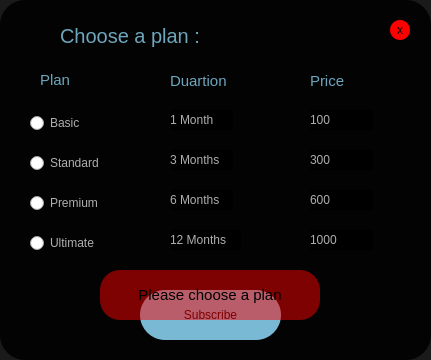
   <widget class="QWidget" name="MakePlanWidget" native="true">
    <property name="geometry">
     <rect>
      <x>290</x>
      <y>290</y>
      <width>431</width>
      <height>360</height>
     </rect>
    </property>
    <property name="styleSheet">
     <string notr="true">background: none;
background-color: rgba(0,0,0,0.9);
border-radius: 25px;</string>
    </property>
    <widget class="QPushButton" name="ExitMPWButton">
     <property name="geometry">
      <rect>
       <x>390</x>
       <y>20</y>
       <width>20</width>
       <height>20</height>
      </rect>
     </property>
     <property name="styleSheet">
      <string notr="true">QPushButton{
background: none;
background-color: rgb(255, 0, 0);
border-radius: 10px;
}
QPushButton:hover
{
border: 2px solid rgba(250, 250, 250,0.9);
}
</string>
     </property>
     <property name="text">
      <string>x</string>
     </property>
    </widget>
    <widget class="QRadioButton" name="BasicRB">
     <property name="geometry">
      <rect>
       <x>30</x>
       <y>110</y>
       <width>112</width>
       <height>26</height>
      </rect>
     </property>
     <property name="styleSheet">
      <string notr="true">background: none;
color: rgba(250,250,250,0.7);</string>
     </property>
     <property name="text">
      <string>Basic</string>
     </property>
    </widget>
    <widget class="QRadioButton" name="StandardRB">
     <property name="geometry">
      <rect>
       <x>30</x>
       <y>150</y>
       <width>112</width>
       <height>26</height>
      </rect>
     </property>
     <property name="styleSheet">
      <string notr="true">background: none;
color: rgba(250,250,250,0.7);</string>
     </property>
     <property name="text">
      <string>Standard</string>
     </property>
    </widget>
    <widget class="QRadioButton" name="PremiumRB">
     <property name="geometry">
      <rect>
       <x>30</x>
       <y>190</y>
       <width>112</width>
       <height>26</height>
      </rect>
     </property>
     <property name="styleSheet">
      <string notr="true">background: none;
color: rgba(250,250,250,0.7);</string>
     </property>
     <property name="text">
      <string>Premium</string>
     </property>
    </widget>
    <widget class="QRadioButton" name="UltimateRB">
     <property name="geometry">
      <rect>
       <x>30</x>
       <y>230</y>
       <width>112</width>
       <height>26</height>
      </rect>
     </property>
     <property name="styleSheet">
      <string notr="true">background: none;
color: rgba(250,250,250,0.7);</string>
     </property>
     <property name="text">
      <string>Ultimate</string>
     </property>
    </widget>
    <widget class="QLabel" name="label">
     <property name="geometry">
      <rect>
       <x>40</x>
       <y>70</y>
       <width>34</width>
       <height>20</height>
      </rect>
     </property>
     <property name="font">
      <font>
       <pointsize>11</pointsize>
      </font>
     </property>
     <property name="styleSheet">
      <string notr="true">background: none;
color: rgba(135, 206, 235,0.8)</string>
     </property>
     <property name="text">
      <string>Plan</string>
     </property>
    </widget>
    <widget class="QLabel" name="label_2">
     <property name="geometry">
      <rect>
       <x>170</x>
       <y>70</y>
       <width>70</width>
       <height>21</height>
      </rect>
     </property>
     <property name="font">
      <font>
       <pointsize>11</pointsize>
      </font>
     </property>
     <property name="styleSheet">
      <string notr="true">background: none;
color: rgba(135, 206, 235,0.8)</string>
     </property>
     <property name="text">
      <string>Duartion</string>
     </property>
    </widget>
    <widget class="QLabel" name="label_3">
     <property name="geometry">
      <rect>
       <x>170</x>
       <y>110</y>
       <width>63</width>
       <height>20</height>
      </rect>
     </property>
     <property name="styleSheet">
      <string notr="true">color: rgba(250,250,250,0.7);</string>
     </property>
     <property name="text">
      <string>1 Month</string>
     </property>
    </widget>
    <widget class="QLabel" name="label_4">
     <property name="geometry">
      <rect>
       <x>170</x>
       <y>150</y>
       <width>63</width>
       <height>20</height>
      </rect>
     </property>
     <property name="styleSheet">
      <string notr="true">color: rgba(250,250,250,0.7);</string>
     </property>
     <property name="text">
      <string>3 Months</string>
     </property>
    </widget>
    <widget class="QLabel" name="label_5">
     <property name="geometry">
      <rect>
       <x>170</x>
       <y>190</y>
       <width>63</width>
       <height>20</height>
      </rect>
     </property>
     <property name="styleSheet">
      <string notr="true">color: rgba(250,250,250,0.7);</string>
     </property>
     <property name="text">
      <string>6 Months</string>
     </property>
    </widget>
    <widget class="QLabel" name="label_6">
     <property name="geometry">
      <rect>
       <x>170</x>
       <y>230</y>
       <width>71</width>
       <height>20</height>
      </rect>
     </property>
     <property name="styleSheet">
      <string notr="true">color: rgba(250,250,250,0.7);</string>
     </property>
     <property name="text">
      <string>12 Months</string>
     </property>
    </widget>
    <widget class="QLabel" name="label_7">
     <property name="geometry">
      <rect>
       <x>310</x>
       <y>70</y>
       <width>41</width>
       <height>21</height>
      </rect>
     </property>
     <property name="font">
      <font>
       <pointsize>11</pointsize>
      </font>
     </property>
     <property name="styleSheet">
      <string notr="true">background: none;
color: rgba(135, 206, 235,0.8)</string>
     </property>
     <property name="text">
      <string>Price</string>
     </property>
    </widget>
    <widget class="QLabel" name="label_8">
     <property name="geometry">
      <rect>
       <x>310</x>
       <y>110</y>
       <width>63</width>
       <height>20</height>
      </rect>
     </property>
     <property name="styleSheet">
      <string notr="true">color: rgba(250,250,250,0.7);</string>
     </property>
     <property name="text">
      <string>100</string>
     </property>
    </widget>
    <widget class="QLabel" name="label_9">
     <property name="geometry">
      <rect>
       <x>310</x>
       <y>150</y>
       <width>63</width>
       <height>20</height>
      </rect>
     </property>
     <property name="styleSheet">
      <string notr="true">color: rgba(250,250,250,0.7);</string>
     </property>
     <property name="text">
      <string>300</string>
     </property>
    </widget>
    <widget class="QLabel" name="label_10">
     <property name="geometry">
      <rect>
       <x>310</x>
       <y>190</y>
       <width>63</width>
       <height>20</height>
      </rect>
     </property>
     <property name="styleSheet">
      <string notr="true">color: rgba(250,250,250,0.7);</string>
     </property>
     <property name="text">
      <string>600</string>
     </property>
    </widget>
    <widget class="QLabel" name="label_11">
     <property name="geometry">
      <rect>
       <x>310</x>
       <y>230</y>
       <width>63</width>
       <height>20</height>
      </rect>
     </property>
     <property name="styleSheet">
      <string notr="true">color: rgba(250,250,250,0.7);</string>
     </property>
     <property name="text">
      <string>1000</string>
     </property>
    </widget>
    <widget class="QLabel" name="label_23">
     <property name="geometry">
      <rect>
       <x>60</x>
       <y>20</y>
       <width>151</width>
       <height>31</height>
      </rect>
     </property>
     <property name="styleSheet">
      <string notr="true">background: none;
font-size: 20px;
color: rgba(135, 206, 235,0.8)</string>
     </property>
     <property name="text">
      <string>Choose a plan :</string>
     </property>
    </widget>
    <widget class="QPushButton" name="ConfirmPlanButton">
     <property name="geometry">
      <rect>
       <x>140</x>
       <y>290</y>
       <width>141</width>
       <height>50</height>
      </rect>
     </property>
     <property name="styleSheet">
      <string notr="true">QPushButton
{
background: none;
background-color: rgba(135, 206, 235,0.9);
color: black;
border-radius: 25px;
}
QPushButton:hover
{
border: 3px solid rgba(135, 206, 235,0.9);
background-color: rgba(250, 250, 250,0.8);
}</string>
     </property>
     <property name="text">
      <string>Subscribe</string>
     </property>
    </widget>
    <widget class="QLabel" name="DoneMsgE">
     <property name="geometry">
      <rect>
       <x>100</x>
       <y>270</y>
       <width>220</width>
       <height>50</height>
      </rect>
     </property>
     <property name="styleSheet">
      <string notr="true">background: none;
font-size: 15px;
background-color: rgba(250, 0, 0, 0.5);
border-radius: 20px;</string>
     </property>
     <property name="text">
      <string>Please choose a plan</string>
     </property>
     <property name="alignment">
      <set>Qt::AlignmentFlag::AlignCenter</set>
     </property>
    </widget>
   </widget>
